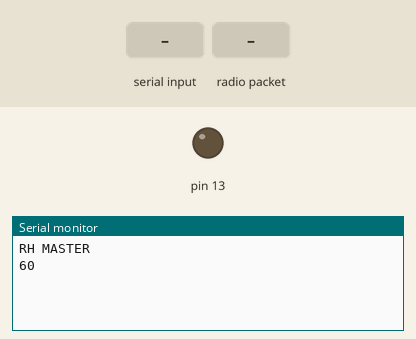
This sketch was run on a simulated Arduino Uno, built with avr-gcc and run on an emulated ATmega328P. On the bench: output pins drawn as LEDs (lit = HIGH), the last lines printed to the serial monitor. The test bench sets the inputs (shaded band). No radio packets arrive unless stated.

Above: at 1.2 s.
1.3 s: "?" received over Serial
At 2.3 s:
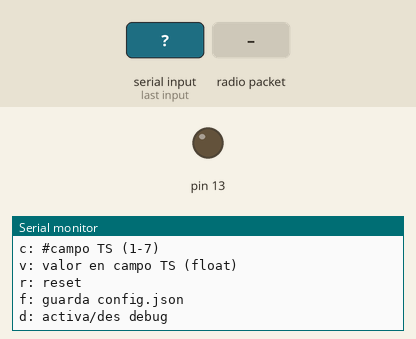
2.8 s: "d90\n" received over Serial
At 3.9 s:
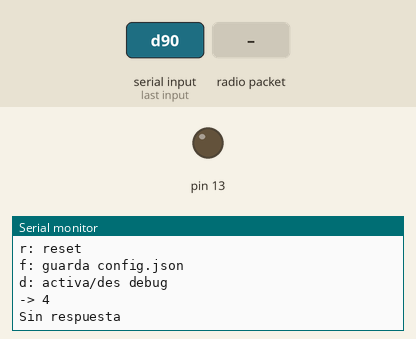
4.5 s: radio packet "?" arrives
At 5.2 s:
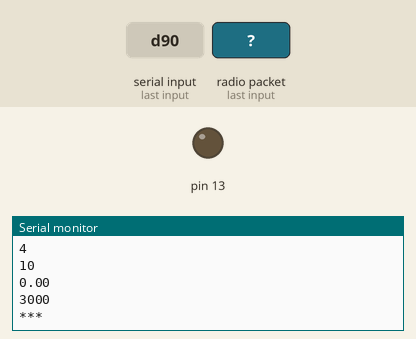
Timing chart, 0 to 7.5 s (numbered marks = the images above; inputs shaded):
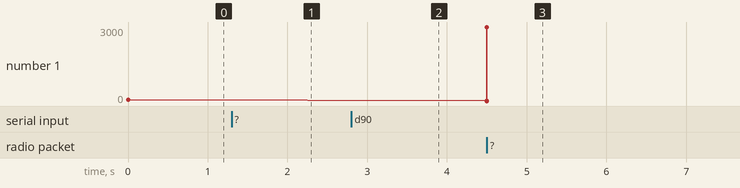

Measured:
- after the input at 1.3 s, the serial monitor: prints a new line at once (image 1)
- after the input at 2.8 s, the serial monitor: prints a new line after 0.26 s (image 2)
- after the input at 4.5 s, the serial monitor: prints a new line at once (image 3)
- plotted number 1: 60 → 3000 after the input at 4.5 s

The sketch:

ARDUINO_RH_MASTER_TEST_V2.ino
```cpp
// RHMASTER
// -*- mode: C++ -*-
// Simple example of how to use RadioHead to transmit messages
// with a simple ASK transmitter in a very simple way.
// Implements a simplex (one-way) transmitter with an TX-C1 module
#include <RH_ASK.h>
#include <SPI.h> // Not actually used but needed to compile
#include <RBD_Timer.h> // https://github.com/alextaujenis/RBD_Timer

#define MAESTRO 10

RH_ASK driver(1200, 5, 4);
RBD::Timer timer, timersend;

struct dataStruct {
  byte tipo;
  byte to;
  byte from;
  float dato;
  unsigned long contador;
} DatosTipo1;

byte buf[RH_ASK_MAX_MESSAGE_LEN];
byte buflen = sizeof(buf);
byte tx_buf[RH_ASK_MAX_MESSAGE_LEN] = {0};

boolean dump = false;
boolean interroga = true;
int maxesclavo = 4;
byte esclavo = 1;

String salida = "";

void setup()
{
  Serial.begin(115200);   // Debugging only

  Serial.println(F("RH MASTER"));
  Serial.println(RH_ASK_MAX_MESSAGE_LEN);
  pinMode(13, OUTPUT);
  digitalWrite(13, LOW);

  if (!driver.init())
  {
    Serial.println(F("FALLA INICIO DRIVER"));
    digitalWrite(13, HIGH);
  }
  timer.setTimeout(1000);
  timersend.setTimeout(14000);
  timersend.restart();
  //  tiempo = millis();
}

void loop()
{

  //Comandos via puerto serie
  if ( Serial.available()) {

    char ch = Serial.read();
    switch (ch) {
      //    case '0'...'9':
      //      //v = v * 10 + ch - '0';
      //      v = ch - '0';
      //      break;
      case 'd': //vuelco
        {
          dump = !dump;
          break;
        }
      case 'i': //interroga
        {
          interroga = !interroga;
          if (interroga) {
            timer.stop();
          } else {
            timer.restart();
          }
          break;
        }
      //nro de esclavos
      case 'e':
        {
          maxesclavo = Serial.parseInt();
          if (maxesclavo <= 0 || maxesclavo > 8) {
            maxesclavo = 1;
          }
          break;
        }
      //reset
      case 'r':
        {

          break;
        }
      //help
      case '?':
        {
          Serial.println(F("\n\rs: estado y parametros\n\rk: clave TS\n\rn: #canal TS\n\ri: nombre WiFi\n\rp: clave WiFi"));
          Serial.println(F("w: conecta WiFi\n\ra: desconecta y lista redes\n\ru: activa/des upload\n\rc: #campo TS (1-7)\n\rv: valor en campo TS (float)"));
          Serial.println(F("r: reset\n\rf: guarda config.json\n\rd: activa/des debug\n\r"));
          break;
        }
    }
  }

  buflen = sizeof(buf);
  if (driver.recv(buf, &buflen)) // Non-blocking
  { // Mensaje con checksum correcto recibido.

    // Verifica tipo de estructura.
    if (buf[0] == 1) {
      // Copia buffer en estructura de datos
      memcpy(&DatosTipo1, buf, sizeof(DatosTipo1));

      if (DatosTipo1.to == MAESTRO) { // Destinatario ok
        salida += (String)DatosTipo1.from + "," + (String)DatosTipo1.dato + ",";
      }
    }

    if (dump) {
      Serial.println("***");
      driver.printBuffer("Vuelco:", buf, buflen);
      Serial.println(DatosTipo1.tipo);
      Serial.println(DatosTipo1.to);
      Serial.println(DatosTipo1.from);
      Serial.println(DatosTipo1.dato);
      Serial.println(DatosTipo1.contador);
      Serial.println("***");
    }
  }

  if (timersend.onExpired()) {
    // code only runs once per event
    if (dump) {
      Serial.println("Timer Send");
    }
    timer.restart();
  }

  if (timer.onRestart()) {
    // Envia mensaje de interrogacion
    DatosTipo1.tipo = 1;
    DatosTipo1.to = esclavo;
    DatosTipo1.from = MAESTRO;
    DatosTipo1.dato = 0.0;
    DatosTipo1.contador = millis();

    memcpy(tx_buf, &DatosTipo1, sizeof(DatosTipo1) );
    driver.send(tx_buf, sizeof(DatosTipo1));
    driver.waitPacketSent();

    if (dump) {
      Serial.println("-> " + (String)esclavo);
    }

    esclavo++;

    if (esclavo > maxesclavo) {
      esclavo = 1;
      timer.stop();
      timersend.restart();
      if (salida != "") {
        salida.setCharAt(salida.length() - 1, ' ');
        Serial.println(salida); //Envia datos al GATEWAY
        salida = "";
      } else {
        if (dump) {
          Serial.println(F("Sin respuesta"));
        }
      }
    }
  }
}
```
